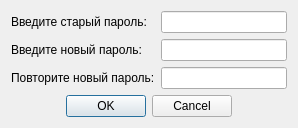
<?xml version="1.0" encoding="UTF-8"?>
<ui version="4.0">
 <class>ChangePassword</class>
 <widget class="QDialog" name="ChangePassword">
  <property name="geometry">
   <rect>
    <x>0</x>
    <y>0</y>
    <width>298</width>
    <height>127</height>
   </rect>
  </property>
  <property name="windowTitle">
   <string>Dialog</string>
  </property>
  <layout class="QVBoxLayout" name="verticalLayout_2">
   <item>
    <layout class="QVBoxLayout" name="verticalLayout">
     <item>
      <layout class="QFormLayout" name="formLayout">
       <item row="0" column="0">
        <widget class="QLabel" name="label">
         <property name="text">
          <string>Введите старый пароль:</string>
         </property>
        </widget>
       </item>
       <item row="0" column="1">
        <widget class="QLineEdit" name="oldPassword">
         <property name="echoMode">
          <enum>QLineEdit::Password</enum>
         </property>
        </widget>
       </item>
       <item row="1" column="0">
        <widget class="QLabel" name="label_2">
         <property name="text">
          <string>Введите новый пароль:</string>
         </property>
        </widget>
       </item>
       <item row="1" column="1">
        <widget class="QLineEdit" name="newPassword">
         <property name="echoMode">
          <enum>QLineEdit::Password</enum>
         </property>
        </widget>
       </item>
       <item row="2" column="0">
        <widget class="QLabel" name="label_3">
         <property name="text">
          <string>Повторите новый пароль:</string>
         </property>
        </widget>
       </item>
       <item row="2" column="1">
        <widget class="QLineEdit" name="newPassword2">
         <property name="echoMode">
          <enum>QLineEdit::Password</enum>
         </property>
        </widget>
       </item>
      </layout>
     </item>
     <item alignment="Qt::AlignHCenter">
      <widget class="QDialogButtonBox" name="okCancelButton">
       <property name="standardButtons">
        <set>QDialogButtonBox::Cancel|QDialogButtonBox::Ok</set>
       </property>
      </widget>
     </item>
    </layout>
   </item>
  </layout>
 </widget>
 <resources/>
 <connections/>
</ui>
